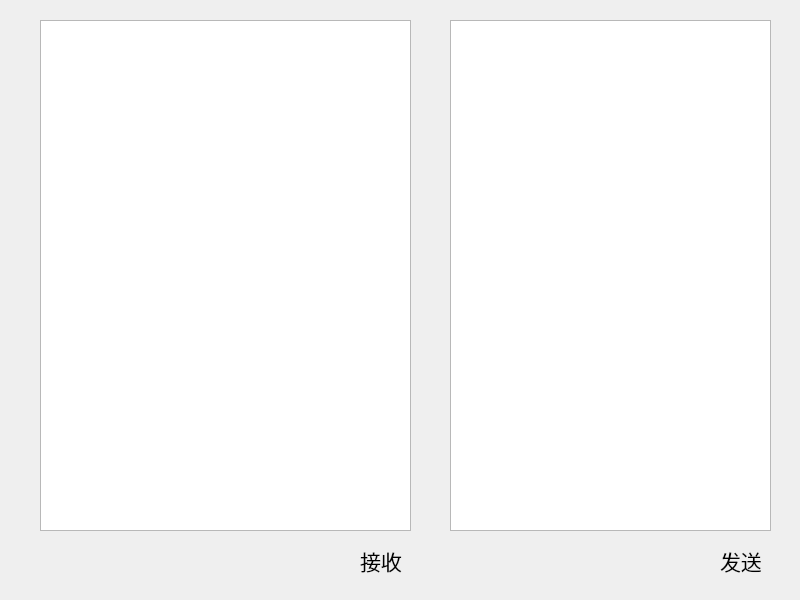
<?xml version="1.0" encoding="UTF-8"?>
<ui version="4.0">
 <class>Widget</class>
 <widget class="QWidget" name="Widget">
  <property name="geometry">
   <rect>
    <x>0</x>
    <y>0</y>
    <width>800</width>
    <height>600</height>
   </rect>
  </property>
  <property name="windowTitle">
   <string>Widget</string>
  </property>
  <widget class="QTextEdit" name="receive">
   <property name="geometry">
    <rect>
     <x>40</x>
     <y>20</y>
     <width>371</width>
     <height>511</height>
    </rect>
   </property>
  </widget>
  <widget class="QLabel" name="label">
   <property name="geometry">
    <rect>
     <x>360</x>
     <y>540</y>
     <width>61</width>
     <height>41</height>
    </rect>
   </property>
   <property name="font">
    <font>
     <pointsize>16</pointsize>
    </font>
   </property>
   <property name="text">
    <string>接收</string>
   </property>
  </widget>
  <widget class="QLabel" name="label_2">
   <property name="geometry">
    <rect>
     <x>720</x>
     <y>540</y>
     <width>61</width>
     <height>41</height>
    </rect>
   </property>
   <property name="font">
    <font>
     <pointsize>16</pointsize>
    </font>
   </property>
   <property name="text">
    <string>发送</string>
   </property>
  </widget>
  <widget class="QTextEdit" name="send">
   <property name="geometry">
    <rect>
     <x>450</x>
     <y>20</y>
     <width>321</width>
     <height>511</height>
    </rect>
   </property>
  </widget>
 </widget>
 <resources/>
 <connections/>
</ui>
